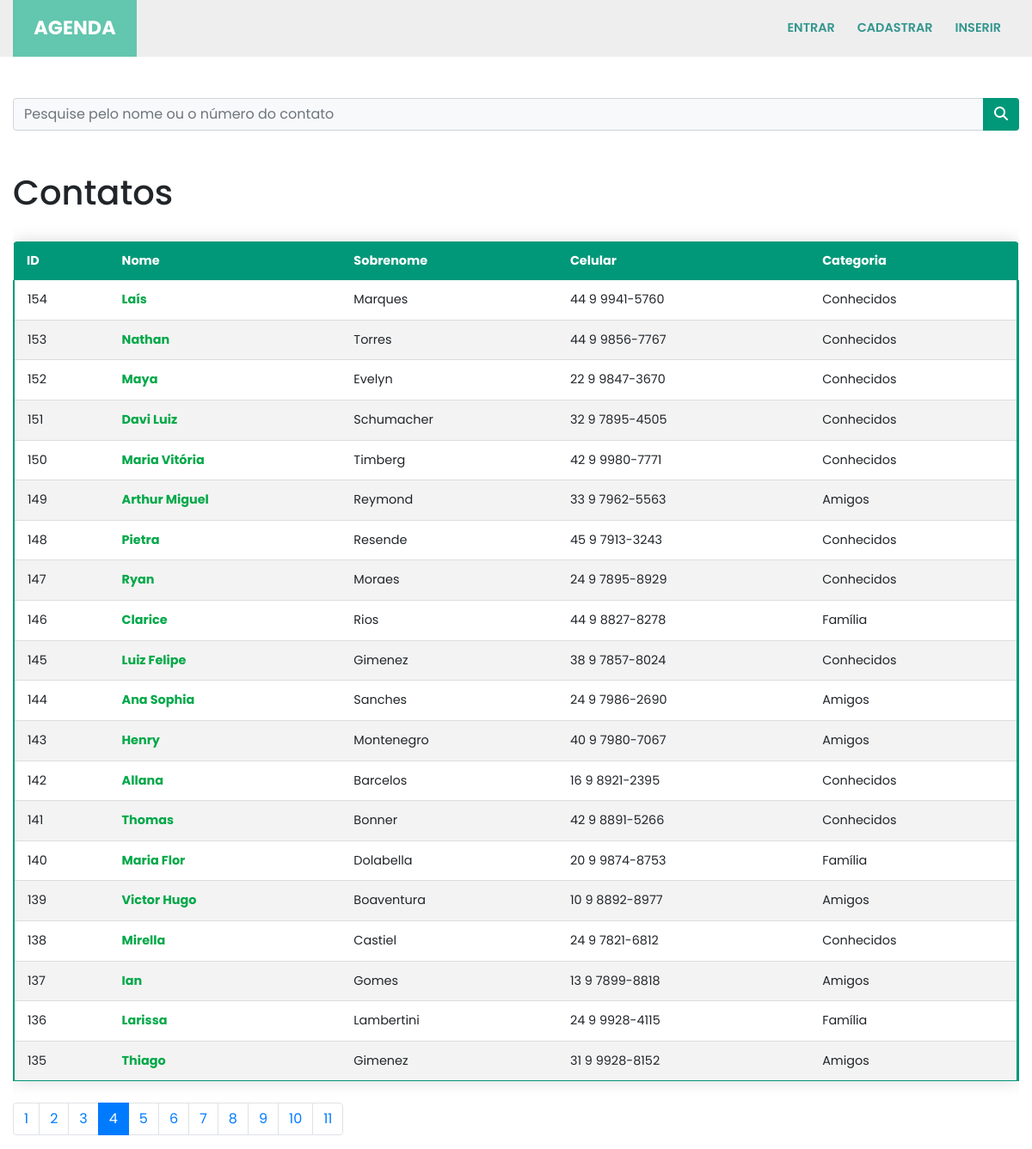
The page /?p=4&termo= on the database its author committed.
### contatos/models.py (models this page shows, shortened)
class Contato(models.Model):
    nome = models.CharField(max_length=150)
    sobrenome = models.CharField(max_length=255, blank=True)
    telefone = models.CharField(max_length=255)
    email = models.CharField(max_length=255, blank=True)
    data_criacao = models.DateTimeField(default=timezone.now)
    descricao = models.TextField(blank=True)
    categoria = models.ForeignKey(Categoria, on_delete=models.DO_NOTHING)
    mostrar = models.BooleanField(default=True)
    foto = models.ImageField(blank=True, upload_to='fotos/%Y/%m/')

class Categoria(models.Model):
    nome = models.CharField(max_length=255)
    def __str__(self):
        return self.nome

### contatos/views.py (the view)
# urls.py: path('', views.index, name='index'),
def index(request):
    contatos = Contato.objects.order_by('-id').filter(
        mostrar=True
    )
    paginator = Paginator(contatos, 20)
    page = request.GET.get('p')
    contatos = paginator.get_page(page)
    return render(request, 'contatos/index.html', {
        'contatos': contatos
    })

### contatos/templates/contatos/index.html
{% extends 'base.html' %}
{%block conteudo%}
<h1 class="mt-5">Contatos</h1>
<section id="table-overflow">
    <table class="content-table">
        <thead>
            <tr>
                <th>ID</th>
                <th>Nome</th>
                <th>Sobrenome</th>
                <th>Celular</th>
                <th>Categoria</th>
            </tr>
        </thead>
        <tbody>
            {% for contato in contatos %}
            <tr>
                <td>{{ contato.id }}</td>
                <td>
                    <a href="{% url 'ver_contato' contato.id %}">{{ contato.nome }}</a>
                </td>
                <td>{{ contato.sobrenome }}</td>
                <td>{{ contato.telefone }}</td>
                <td>{{ contato.categoria }}</td>
            </tr>
            {% endfor %}
        </tbody>
    </table>
</section>
<nav aria-label="Page navigation example">
    <ul class="pagination">
        {% for pagina in contatos.paginator.page_range %}
        {% if contatos.number == pagina %}
        <li class="page-item active">
            <a class="page-link" href="?p={{ pagina }}&termo={{ request.GET.termo }}">{{pagina}}</a>
        </li>
        {% else %}
        <li class="page-item">
            <a class="page-link" href="?p={{ pagina }}&termo={{ request.GET.termo }}">{{pagina}}</a>
        </li>
        {% endif %}
        {% endfor %}
    </ul>
</nav>
{%endblock%}

### templates/static/style/style.css (style rules this page uses)
html { scroll-behavior: smooth; }
* { margin: 0; padding: 0; font-family: 'Poppins', sans-serif; }
@media screen and (min-width: 992px) { #table-overflow { overflow-x: hidden !important; } }
#table-overflow { display: block; width: 100%; overflow-x: auto !important; }
table a { text-decoration: none !important; color: #00a849; font-weight: 700; }
.content-table { border-collapse: collapse; margin: 25px 0; font-size: 0.9em; min-width: 400px; border-radius: 5px 5px 0 0; overflow: hidden; box-shadow: 0 0 20px rgba(0, 0, 0, 0.15); width: 100%; }
.content-table thead tr { background-color: #009879; color: #ffffff; text-align: left; font-weight: bold; }
.content-table th, .content-table td { padding: 12px 15px; white-space: nowrap; }
.content-table tbody tr { border-bottom: 1px solid #dddddd; border-left: 2px solid #009879; border-right: 3px solid #009879; }
.content-table tbody tr:nth-of-type(even) { background-color: #f3f3f3; }
.content-table tbody tr:last-of-type { border-bottom: 1px solid #009879; }

### rows shown on the page
Contato: id "154", nome "Laís", sobrenome "Marques", telefone "44 9 9941-5760", categoria "Conhecidos"
Contato: id "153", nome "Nathan", sobrenome "Torres", telefone "44 9 9856-7767", categoria "Conhecidos"
Contato: id "152", nome "Maya", sobrenome "Evelyn", telefone "22 9 9847-3670", categoria "Conhecidos"
Contato: id "151", nome "Davi Luiz", sobrenome "Schumacher", telefone "32 9 7895-4505", categoria "Conhecidos"
Contato: id "150", nome "Maria Vitória", sobrenome "Timberg", telefone "42 9 9980-7771", categoria "Conhecidos"
Contato: id "149", nome "Arthur Miguel", sobrenome "Reymond", telefone "33 9 7962-5563", categoria "Amigos"
Contato: id "148", nome "Pietra", sobrenome "Resende", telefone "45 9 7913-3243", categoria "Conhecidos"
Contato: id "147", nome "Ryan", sobrenome "Moraes", telefone "24 9 7895-8929", categoria "Conhecidos"
Contato: id "146", nome "Clarice", sobrenome "Rios", telefone "44 9 8827-8278", categoria "Família"
Contato: id "145", nome "Luiz Felipe", sobrenome "Gimenez", telefone "38 9 7857-8024", categoria "Conhecidos"
Contato: id "144", nome "Ana Sophia", sobrenome "Sanches", telefone "24 9 7986-2690", categoria "Amigos"
Contato: id "143", nome "Henry", sobrenome "Montenegro", telefone "40 9 7980-7067", categoria "Amigos"
Contato: id "142", nome "Allana", sobrenome "Barcelos", telefone "16 9 8921-2395", categoria "Conhecidos"
Contato: id "141", nome "Thomas", sobrenome "Bonner", telefone "42 9 8891-5266", categoria "Conhecidos"
Contato: id "140", nome "Maria Flor", sobrenome "Dolabella", telefone "20 9 9874-8753", categoria "Família"
Contato: id "139", nome "Victor Hugo", sobrenome "Boaventura", telefone "10 9 8892-8977", categoria "Amigos"
Contato: id "138", nome "Mirella", sobrenome "Castiel", telefone "24 9 7821-6812", categoria "Conhecidos"
Contato: id "137", nome "Ian", sobrenome "Gomes", telefone "13 9 7899-8818", categoria "Amigos"
Contato: id "136", nome "Larissa", sobrenome "Lambertini", telefone "24 9 9928-4115", categoria "Família"
Contato: id "135", nome "Thiago", sobrenome "Gimenez", telefone "31 9 9928-8152", categoria "Amigos"

### other values the page prints
{{ pagina }} "1" "2" "3" "5" "6" "7" "8" "9" "10" "11"
{{ pagina }} "4"
